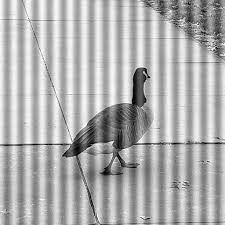
#> input picture FFT/fft.jfif, 225 x 225 px
$ python FFT.py
#> lines starting #> are read from the running program, lines starting #| are printed output that depends on the picture
import numpy as np
import cv2
from matplotlib import pyplot as plt

# Memuat Gambar
img = cv2.imread('fft.jfif', cv2.IMREAD_GRAYSCALE)
#> img is the input picture: shape (225, 225); min 0, max 255, mean 174.8

# Menjalankan Fourier Transform
f = np.fft.fft2(img)
fshift = np.fft.fftshift(f)
magnitude_spectrum = 20*np.log(np.abs(fshift))
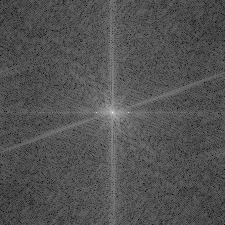
#> magnitude_spectrum: shape (225, 225) float64; min 73.04, max 319.9, mean 153; drawn with min black and max white

# Menjalankan High Pass Filtering
rows, cols = img.shape
#> rows = 225; cols = 225
crow, ccol = rows//2, cols//2
#> crow = 112; ccol = 112
fshift[crow-30:crow+30, ccol-30:ccol+30] = 0
f_ishift = np.fft.ifftshift(fshift)
img_back = np.fft.ifft2(f_ishift)
img_back = np.abs(img_back)
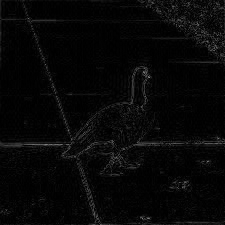
#> img_back: shape (225, 225) float64; min 0.0197, max 137.5, mean 7.7

# Menampilkan gambar original dan magnitude spectrum
plt.subplot(131), plt.imshow(img, cmap='gray')
plt.title('Gambar original'), plt.xticks([]), plt.yticks([])
plt.subplot(132), plt.imshow(magnitude_spectrum, cmap='gray')
plt.title('Magnitude Spectrum'), plt.xticks([]), plt.yticks([])
plt.subplot(133), plt.imshow(img_back, cmap='gray')
plt.title('Gambar High Pass Filter'), plt.xticks([]), plt.yticks([])

plt.show()
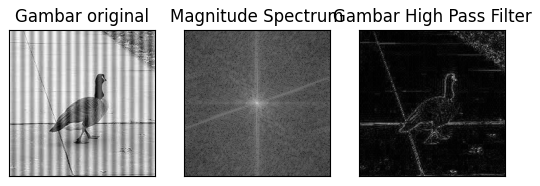
#> figure drawn by matplotlib, 3 panels
